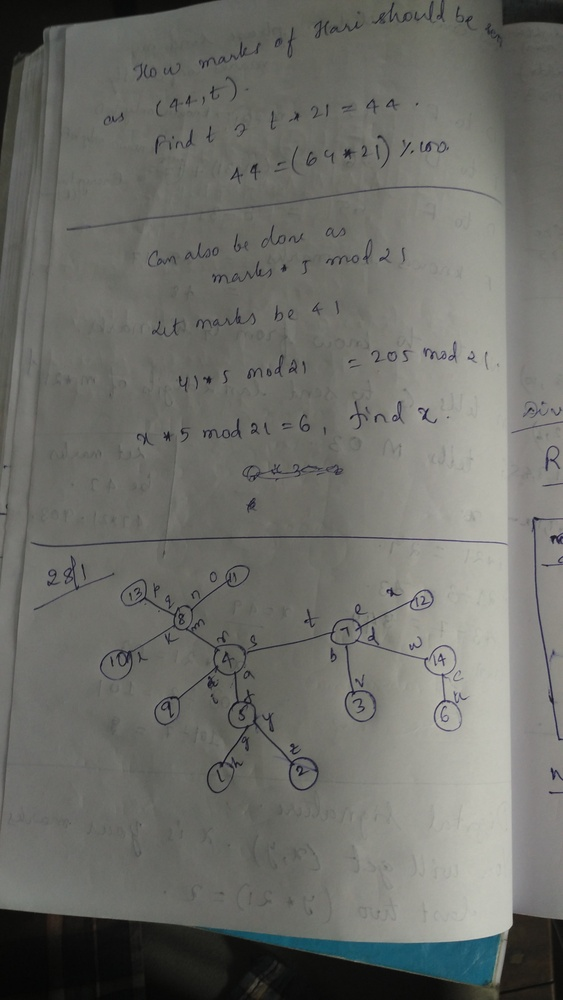
#> input picture tools/messi5.jpg, 563 x 1000 px, shrunk from 2368 x 4208 before the run
$ python quant.py --image messi5.jpg --clusters 3
#> lines starting #> are read from the running program, lines starting #| are printed output that depends on the picture
# import the necessary packages
from sklearn.cluster import MiniBatchKMeans
import numpy as np
import argparse
import cv2

# construct the argument parser and parse the arguments
ap = argparse.ArgumentParser()
ap.add_argument("-i", "--image", required = True, help = "Path to the image")
ap.add_argument("-c", "--clusters", required = True, type = int,
	help = "# of clusters")
args = vars(ap.parse_args())

# import the necessary packages
from sklearn.cluster import MiniBatchKMeans
import numpy as np
import argparse
import cv2

# construct the argument parser and parse the arguments
ap = argparse.ArgumentParser()
ap.add_argument("-i", "--image", required = True, help = "Path to the image")
ap.add_argument("-c", "--clusters", required = True, type = int,
        help = "# of clusters")
args = vars(ap.parse_args())

# load the image and grab its width and height
image = cv2.imread(args["image"])
#> image is the input picture: shape (1000, 563, 3); mean B, G, R 104.6, 109.6, 108.9
(h, w) = image.shape[:2]
#> h = 1000; w = 563

# convert the image from the RGB color space to the L*a*b*
# color space -- since we will be clustering using k-means
# which is based on the euclidean distance, we'll use the
# L*a*b* color space where the euclidean distance implies
# perceptual meaning
image = cv2.cvtColor(image, cv2.COLOR_BGR2LAB)
#> image: shape (1000, 563, 3); mean of channels 0, 1, 2 116.6, 126.7, 130.6

# reshape the image into a feature vector so that k-means
# can be applied
image = image.reshape((image.shape[0] * image.shape[1], 3))

# apply k-means using the specified number of clusters and
# then create the quantized image based on the predictions
clt = MiniBatchKMeans(n_clusters = args["clusters"])
labels = clt.fit_predict(image)
quant = clt.cluster_centers_.astype("uint8")[labels]

# reshape the feature vectors to images
quant = quant.reshape((h, w, 3))
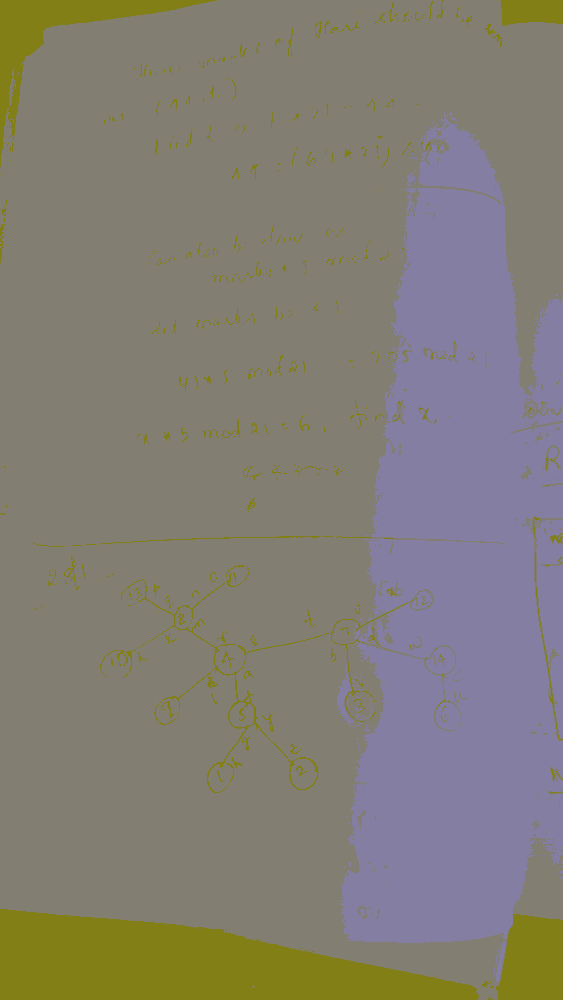
#> quant: shape (1000, 563, 3); mean of channels 0, 1, 2 116.3, 126.1, 130.1; drawn as B, G, R
image = image.reshape((h, w, 3))

# convert from L*a*b* to RGB
quant = cv2.cvtColor(quant, cv2.COLOR_LAB2BGR)
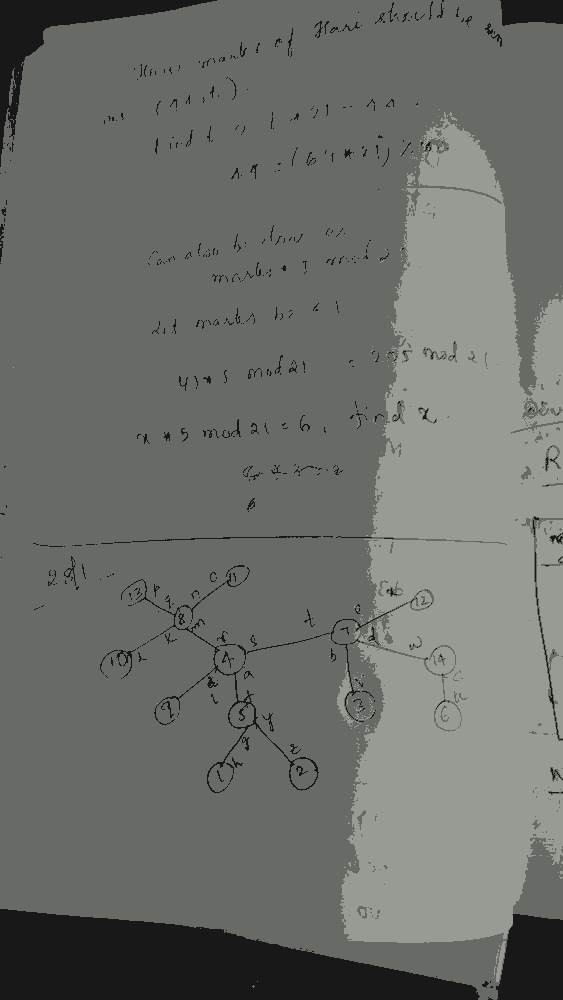
#> quant: shape (1000, 563, 3); mean B, G, R 105.1, 110.2, 107.4
image = cv2.cvtColor(image, cv2.COLOR_LAB2BGR)

# display the images and wait for a keypress
cv2.imshow("image", np.hstack([image, quant]))
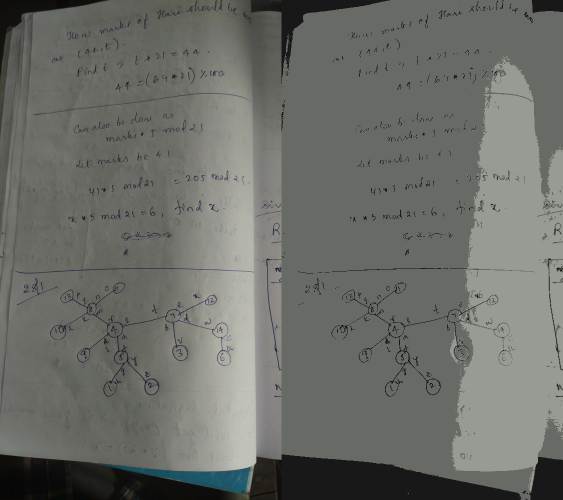
#> window 'image': shape (1000, 1126, 3) (shown at 1/2 size); mean B, G, R 104.9, 110, 108.1
cv2.waitKey(0)
